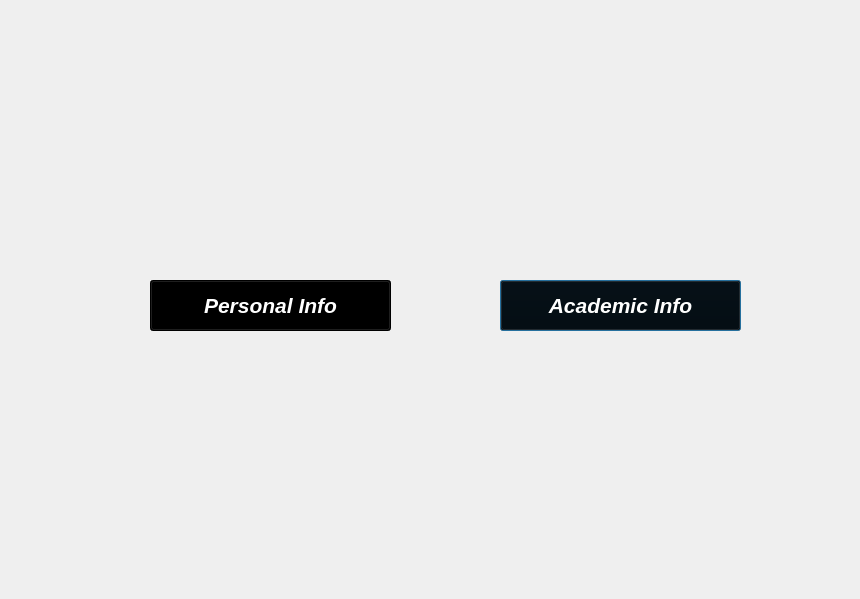
<?xml version="1.0" encoding="UTF-8"?>
<ui version="4.0">
 <class>student_info_choice</class>
 <widget class="QDialog" name="student_info_choice">
  <property name="geometry">
   <rect>
    <x>0</x>
    <y>0</y>
    <width>860</width>
    <height>599</height>
   </rect>
  </property>
  <property name="windowTitle">
   <string>Dialog</string>
  </property>
  <widget class="QPushButton" name="Academic_info">
   <property name="geometry">
    <rect>
     <x>500</x>
     <y>280</y>
     <width>241</width>
     <height>51</height>
    </rect>
   </property>
   <property name="font">
    <font>
     <pointsize>16</pointsize>
     <italic>true</italic>
     <bold>true</bold>
     <underline>false</underline>
    </font>
   </property>
   <property name="styleSheet">
    <string notr="true">background-color: rgb(0, 0, 0);
color: rgb(255,255, 255);
</string>
   </property>
   <property name="text">
    <string>Academic Info</string>
   </property>
  </widget>
  <widget class="QPushButton" name="Personal_info">
   <property name="geometry">
    <rect>
     <x>150</x>
     <y>280</y>
     <width>241</width>
     <height>51</height>
    </rect>
   </property>
   <property name="font">
    <font>
     <pointsize>16</pointsize>
     <italic>true</italic>
     <bold>true</bold>
     <underline>false</underline>
    </font>
   </property>
   <property name="styleSheet">
    <string notr="true">background-color: rgb(0, 0, 0);
color: rgb(255,255, 255);
</string>
   </property>
   <property name="text">
    <string>Personal Info</string>
   </property>
  </widget>
 </widget>
 <resources/>
 <connections/>
</ui>
